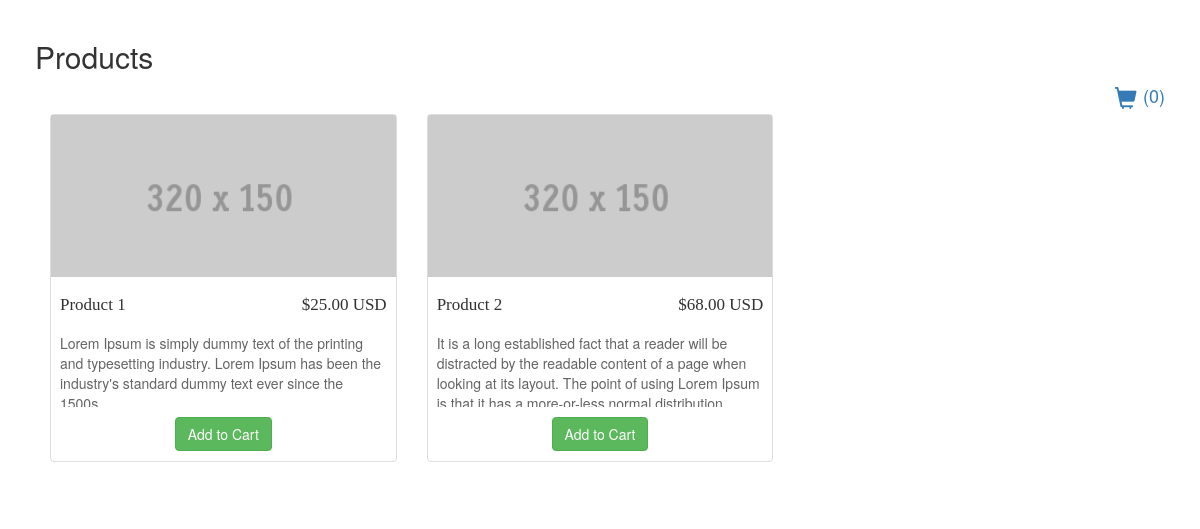
Screenshot of /products/ with the database file from the repository.
### tables this page shows
CREATE TABLE IF NOT EXISTS `products` (
  `id` int(11) NOT NULL,
  `image` varchar(255) NOT NULL,
  `name` varchar(255) NOT NULL,
  `description` text NOT NULL,
  `price` float(10,2) NOT NULL,
  `created` datetime NOT NULL,
  `modified` datetime NOT NULL,
  `status` enum('1','0') NOT NULL DEFAULT '1' COMMENT '1=Active | 0=Inactive'
);

### application/controllers/Products.php (called while the page is built, shortened)
<?php
class Products extends CI_Controller{
	function  __construct(){
		$this->load->library('cart');
		$this->load->model('product');
	}
	function index(){
		$data = array();
        $data['products'] = $this->product->getRows();
		$this->load->view('products/index', $data);
	}
}

### index.php (called while the page is built, shortened)
<?php
require_once BASEPATH.'core/CodeIgniter.php';

### application/models/Product.php (called while the page is built, shortened)
<?php
class Product extends CI_Model{
	public function getRows($id = ''){
		$this->db->select('*');
		$this->db->from('products');
		$this->db->where('status', '1');
		if($id){
			$this->db->where('id', $id);
			$query = $this->db->get();
			$result = $query->row_array();
		}else{
			$this->db->order_by('name', 'asc');
			$query = $this->db->get();
			$result = $query->result_array();
		}
		return !empty($result)?$result:false;
	}
}

### application/views/products/index.php (the view, shortened to what this page needs)
<!DOCTYPE html>
<html lang="en-US">
<head>
<link href="https://maxcdn.bootstrapcdn.com/bootstrap/3.3.6/css/bootstrap.min.css" rel="stylesheet">
<link href="<?php echo base_url('assets/css/style.css'); ?>" rel="stylesheet">
</head>
<body>
<div class="container">
	<h2>Products</h2>
	<a href="<?php echo base_url('cart'); ?>" class="cart-link" title="View Cart">
		<i class="glyphicon glyphicon-shopping-cart"></i>
		<span>(<?php echo $this->cart->total_items(); ?>)</span>
	</a>
    <div class="row">
        <div class="col-lg-12">
		<?php if(!empty($products)){ foreach($products as $row){ ?>
			<div class="col-sm-4 col-lg-4 col-md-4">
				<div class="thumbnail">
					<img src="<?php echo base_url('uploads/product_images/'.$row['image']); ?>" />
					<div class="caption">
						<h4 class="pull-right">$<?php echo $row['price']; ?> USD</h4>
						<h4><?php echo $row['name']; ?></h4>
						<p><?php echo $row['description']; ?></p>
					</div>
					<div class="atc">
						<a href="<?php echo base_url('products/addToCart/'.$row['id']); ?>" class="btn btn-success">
							Add to Cart
						</a>
					</div>
				</div>
			</div>
		<?php } }else{ ?>
			<p>Product(s) not found...</p>
		<?php } ?>
        </div>
    </div>
</div>
</body>
</html>

### assets/css/style.css (style rules this page uses)
h4 { font-family: 'quicksandbold'; font-size:17px; color:#313131; padding-bottom:8px; }
p { color: #646464; }
.container { padding: 20px; }
.caption { height: 130px; overflow: hidden; }
.caption h4 { white-space: nowrap; }
.thumbnail img { width: 100%; }
.thumbnail { padding: 0; }
.atc { padding-right: 10px; padding-left: 10px; color: #d17581; padding: 10px; text-align: center; }
.cart-link { width: 100%; text-align: right; display: block; font-size: 22px; }
.cart-link span { font-size: 18px; vertical-align: top; }

### rows the page displays
products: image (picture), price "25.00", name "Product 1", description "Lorem Ipsum is simply dummy text of the printing and typesetting industry. Lorem Ipsum has been the industry's standard dummy text ever since the…"
products: image (picture), price "68.00", name "Product 2", description "It is a long established fact that a reader will be distracted by the readable content of a page when looking at its layout. The point of using Lorem Ipsum…"

### other values shown
$this->cart->total_items() "0"
